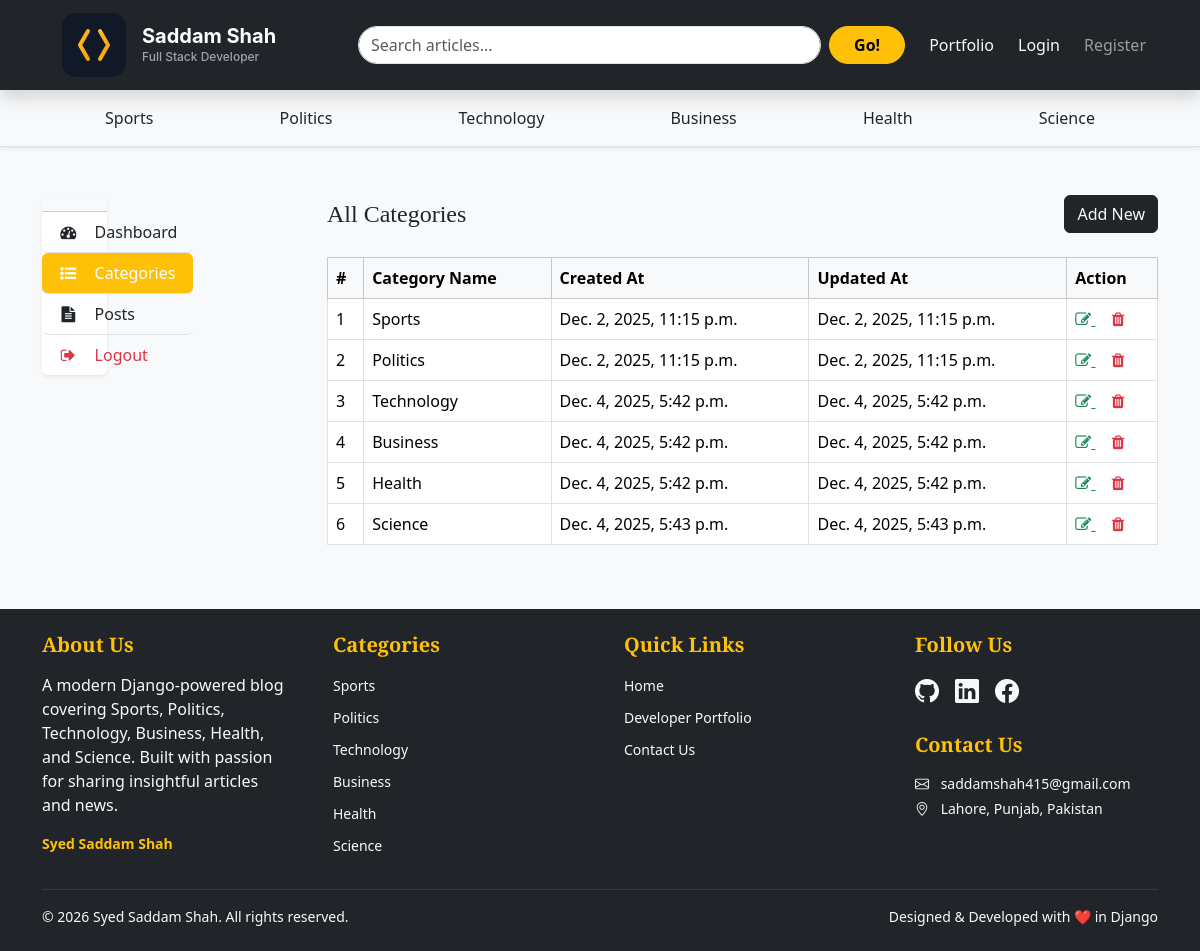
/dashboard/categories/, run on the app's committed database.
### blogs/models.py (models this page shows)
class Category(models.Model):
    category_name = models.CharField(max_length = 50, unique=True)
    created_at = models.DateTimeField(auto_now_add=True)
    updated_at = models.DateTimeField(auto_now=True)
    class Meta:
        verbose_name_plural = 'categories'
    def __str__(self):
        return self.category_name

### assignments/models.py (models this page shows, shortened)
class SocialLink(models.Model):
    platform = models.CharField(max_length= 25)
    link = models.URLField(max_length=100)
    created_at = models.DateTimeField(auto_now_add=True)
    updated_at = models.DateTimeField(auto_now=True)
    class Meta:
        verbose_name_plural = 'SocialLink'

### dashboards/views.py (the view)
# urls.py: path('categories/', views.categories, name = 'categories'),
def categories(request):
    return render(request, 'dashboard/categories.html')

### blogs/context_processors.py (called while the page is built)
def get_categories(request):
    categories = Category.objects.all()
    return dict(categories = categories)

def get_social_links(request):
    social_links = SocialLink.objects.all()
    return dict(social_links = social_links)

### templates/dashboard/categories.html (shortened to what this page needs)
{% extends 'base.html' %}
{% block content %}
<div class="container my-5">
    <div class="row">
        <div class="col-lg-3 mb-4 mb-lg-0">
            {% include 'dashboard/sidebar.html' %}
        </div>
        <div class="col-lg-9">
            <div class="d-flex justify-content-between align-items-center mb-4">
                <h4 class="mb-0">All Categories</h4>
                <a href="{% url 'add_category' %}" class="btn btn-dark text-light">Add New</a>
            </div>
            <div class="table-responsive">
                <table class="table table-hover table-bordered align-middle">
                    <thead class="table-light">
                        <tr>
                            <th>#</th>
                            <th>Category Name</th>
                            <th>Created At</th>
                            <th>Updated At</th>
                            <th>Action</th>
                        </tr>
                    </thead>
                    <tbody>
                        {% for cat in categories %}
                        <tr>
                            <td>{{ forloop.counter }}</td>
                            <td>{{ cat }}</td>
                            <td>{{ cat.created_at }}</td>
                            <td>{{ cat.updated_at }}</td>
                            <td>
                                <a href="{% url 'edit_category' cat.id %}" class="text-success me-2">
                                    <i class="fa fa-edit"></i>
                                </a>
                                <a href="{% url 'delete_category' cat.id %}" class="text-danger">
                                    <i class="fa fa-trash"></i>
                                </a>
                            </td>
                        </tr>
                        {% empty %}
                        <tr><td colspan="5" class="text-center py-4">No categories found</td></tr>
                        {% endfor %}
                    </tbody>
                </table>
            </div>
        </div>
    </div>
</div>
{% endblock %}

### templates/base.html (shortened to what this page needs)
{% load static %}
<!DOCTYPE html>
<html lang="en" class="h-100">
<head>
    <link href="https://cdnjs.cloudflare.com/ajax/libs/font-awesome/4.7.0/css/font-awesome.min.css" rel="stylesheet">
    <link href="https://cdn.jsdelivr.net/npm/bootstrap@5.3.3/dist/css/bootstrap.min.css" rel="stylesheet">
    <link rel="stylesheet" href="https://cdn.jsdelivr.net/npm/bootstrap-icons@1.11.3/font/bootstrap-icons.min.css">
    <link rel="stylesheet" href="{% static 'css/blog.css' %}">
</head>
<body class="d-flex flex-column h-100 bg-light">
    <header class="sticky-top bg-dark shadow">
        <nav class="navbar navbar-expand-lg navbar-dark container-xl px-3 py-2">
            <a class="navbar-brand d-flex align-items-center" href="/">
                <a class="navbar-brand d-flex align-items-center" href="/">
    {% include "includes/logo.svg" %}
</a>
              </a>
            <div class="collapse navbar-collapse" id="navbarContent">
                <form action="{% url 'search' %}" class="d-flex mx-auto my-2 my-lg-0 w-100 w-lg-50">
                    <input class="form-control me-2 rounded-pill" type="search" name="keyword" value="{{ keyword }}" placeholder="Search articles..." aria-label="Search">
                    <button class="btn btn-warning rounded-pill px-4 fw-bold" type="submit">Go!</button>
                </form>
                <ul class="navbar-nav ms-lg-3 d-flex align-items-center">
                    <li class="nav-item">
                        <a class="nav-link text-light btn btn-sm btn-primary me-2" href="{% url 'portfolio:project_list' %}">Portfolio</a>
                    </li>
                    {% if not user.is_authenticated %}
                    <li class="nav-item">
                        <a class="nav-link text-light btn btn-sm btn-primary me-2" href="{% url 'login' %}">Login</a>
                    </li>
                    <li class="nav-item">
                        <a class="nav-link btn btn-sm btn-primary" href="{% url 'register' %}">Register</a>
                    </li>
                    {% endif %}
                </ul>
            </div>
        </nav>
    </header>
    <div class="bg-light border-bottom shadow-sm">
        <div class="container py-2">
            <ul class="nav nav-pills nav-fill flex-nowrap overflow-auto" role="tablist">
                {% for cat in categories %}
                <li class=" nav-item mx-1">
                    <a class="nav-link text-dark rounded-pill px-4 py-2 fw-medium nav-link btn btn-sm btn-warning"
                       href="{% url 'posts_by_category' cat.id %}">
                        {{ cat.category_name }}
                    </a>
                </li>
                {% endfor %}
            </ul>
        </div>
    </div>
    <main class="flex-grow-1 py-0 py-lg-0">
        <div class="">
            {% block content %}
            {% endblock %}
        </div>
    </main>
<footer class="bg-dark text-light py-4 mt-auto">
    <div class="container">
        <div class="row g-5">
            <div class="col-md-6 col-lg-3">
                <h5 class="fw-bold mb-3 text-warning">About Us</h5>
                <p class="text-small text-light">
                    A modern Django-powered blog covering Sports, Politics, Technology, Business, Health, and Science.
                    Built with passion for sharing insightful articles and news.
                </p>
                <p class="mb-0 small">
                    <a href="{% url 'portfolio:project_list' %}" class="text-warning text-decoration-none fw-bold">
                        Syed Saddam Shah
                    </a>
                </p>
            </div>
            <div class="col-md-6 col-lg-3">
                <h5 class="fw-bold mb-3 text-warning">Categories</h5>
                <ul class="list-unstyled">
                    {% for cat in categories %}
                    <li class="mb-2">
                        <a href="{% url 'posts_by_category' cat.id %}" class=" text-light text-decoration-none small hover-text-warning">
                            {{ cat.category_name }}
                        </a>
                    </li>
                    {% empty %}
                    <li class="text-light small">No categories available</li>
                    {% endfor %}
                </ul>
            </div>
            <div class="col-md-6 col-lg-3">
                <h5 class="fw-bold mb-3 text-warning">Quick Links</h5>
                <ul class="list-unstyled">
                    <li class="mb-2"><a href="/" class="text-light text-decoration-none small hover-text-warning">Home</a></li>
                    <li class="mb-2"><a href="{% url 'portfolio:project_list' %}" class="text-light text-decoration-none small hover-text-warning">Developer Portfolio</a></li>
                    <li class="mb-2"><a href="#contact" class="text-light text-decoration-none small hover-text-warning">Contact Us</a></li>
                </ul>
            </div>
            <div class="col-md-6 col-lg-3">
                <h5 class="fw-bold mb-3 text-warning">Follow Us</h5>
                {% if social_links %}
                <div class="d-flex gap-3 mb-4">
                    {% for link in social_links %}
                    <a href="{{ link.link }}" target="_blank" rel="noopener"
                       class="text-light fs-4 hover-text-warning"
                       aria-label="{{ link.platform|title }}">
                        {% if 'twitter' in link.platform|lower or 'x.com' in link.platform|lower %}
                        <i class="bi bi-twitter-x"></i>
                        {% elif 'facebook' in link.platform|lower %}
                        <i class="bi bi-facebook"></i>
                        {% elif 'instagram' in link.platform|lower %}
                        <i class="bi bi-instagram"></i>
                        {% elif 'linkedin' in link.platform|lower %}
                        <i class="bi bi-linkedin"></i>
                        {% elif 'github' in link.platform|lower %}
                        <i class="bi bi-github"></i>
                        {% elif 'youtube' in link.platform|lower %}
                        <i class="bi bi-youtube"></i>
                        {% else %}
                        <i class="bi bi-link-45deg"></i>
                        {% endif %}
                    </a>
                    {% endfor %}
                </div>
                {% endif %}
                <h5 class="fw-bold mb-3 text-warning">Contact Us</h5>
                <p class="text-light small mb-1">
                    <i class="bi bi-envelope me-2"></i> saddamshah415@gmail.com
                </p>
                <p class="text-light small mb-0">
                    <i class="bi bi-geo-alt me-2"></i> Lahore, Punjab, Pakistan
                </p>
            </div>
        </div>
        <hr class="my-3 border-secondary">
        <div class="row align-items-center">
            <div class="col-md-6 text-center text-md-start">
                <p class="mb-0 small text-light">
                    &copy; {% now "Y" %} Syed Saddam Shah. All rights reserved.
                </p>
            </div>
            <div class="col-md-6 text-center text-md-end">
                <p class="mb-0 small text-light">
                    Designed & Developed with ❤️ in Django
                </p>
            </div>
        </div>
    </div>
</footer>
</body>
</html>

### blog_main/static/css/blog.css (style rules this page uses)
h1, h2, h3, h4, h5, h6 { font-family: "Playfair Display", Georgia, "Times New Roman", serif; }

### data on the page
Category: category_name "Sports", created_at "Dec. 2, 2025, 11:15 p.m.", updated_at "Dec. 2, 2025, 11:15 p.m."
Category: category_name "Politics", created_at "Dec. 2, 2025, 11:15 p.m.", updated_at "Dec. 2, 2025, 11:15 p.m."
Category: category_name "Technology", created_at "Dec. 4, 2025, 5:42 p.m.", updated_at "Dec. 4, 2025, 5:42 p.m."
Category: category_name "Business", created_at "Dec. 4, 2025, 5:42 p.m.", updated_at "Dec. 4, 2025, 5:42 p.m."
Category: category_name "Health", created_at "Dec. 4, 2025, 5:42 p.m.", updated_at "Dec. 4, 2025, 5:42 p.m."
Category: category_name "Science", created_at "Dec. 4, 2025, 5:43 p.m.", updated_at "Dec. 4, 2025, 5:43 p.m."
SocialLink: platform "Github" (drawn)
SocialLink: platform "Linkedin" (drawn)
SocialLink: platform "Facebook" (drawn)
